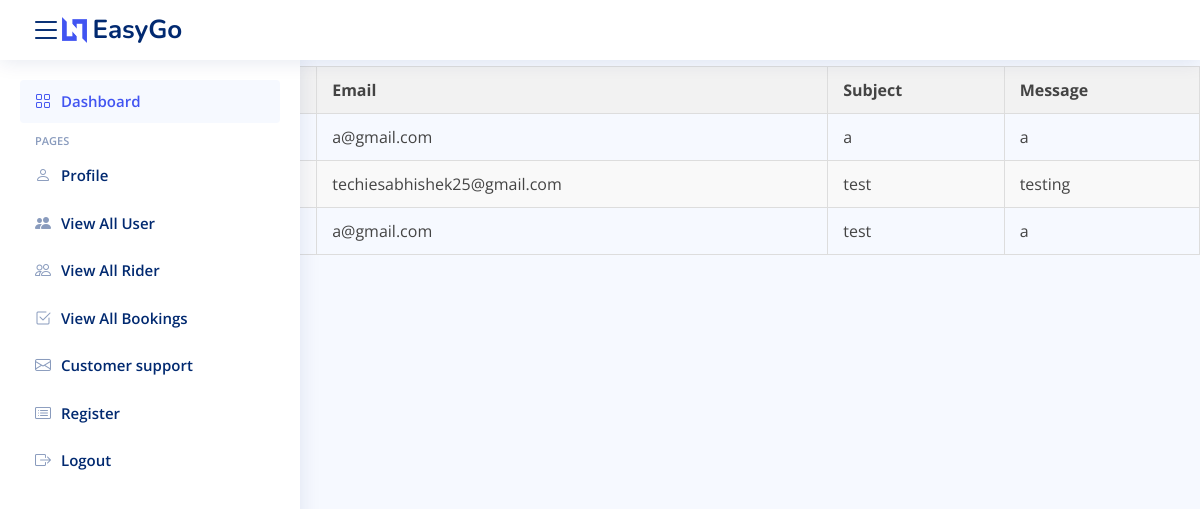
/Taxisystem/admin/Contactdetails.php, run on the app's committed database.
### tables this page shows
CREATE TABLE `customersupport` (
  `SupportID` int(11) NOT NULL,
  `Username` varchar(50) NOT NULL,
  `Email` varchar(100) NOT NULL,
  `Subject` varchar(50) NOT NULL,
  `Message` text DEFAULT NULL,
  `Timestamp` datetime DEFAULT current_timestamp()
);

### Taxisystem/admin/Contactdetails.php (the view, shortened to what this page needs)
<?php
include("../db/connection.php");
include("./adminheader.php");
include("./sidebar.php");
?>
<?php
$sql = "SELECT * FROM customersupport";
$result = mysqli_query($conn, $sql);
?>
<h2>Contact Details</h2>
<div style='overflow-x:auto;'>
    <table class='styled-table'>
        <thead>
            <tr>
                <th>ID</th>
                <th>Username</th>
                <th>Email</th>
                <th>Subject</th>
                <th>Message</th>
            </tr>
        </thead>
        <tbody>
            <?php
            while ($row = mysqli_fetch_assoc($result)) {
                echo "<tr>
                        <td>" . $row["SupportID"] . "</td>
                        <td>" . $row["Username"] . "</td>
                        <td>" . $row["Email"] . "</td>
                        <td>" . $row["Subject"] . "</td>
                        <td>" . $row["Message"] . "</td>
                      </tr>";
            }
            ?>
        </tbody>
    </table>
</div>

### Taxisystem/admin/assets/css/style.css (style rules this page uses)
h1, h2, h3, h4, h5, h6 { font-family: "Nunito", sans-serif; }

### Taxisystem/admin/Contactdetails.php (style rules this page uses)
.styled-table { border-collapse: collapse; width: 100%; margin: 20px 0; font-size: 16px; text-align: left; }
.styled-table th, .styled-table td { padding: 12px 15px; border: 1px solid #ddd; }
.styled-table th { background-color: #f2f2f2; }
.styled-table tbody tr:nth-child(even) { background-color: #f9f9f9; }

### data on the page
customersupport: Email "a@gmail.com", Subject "a", Message "a"
customersupport: Email "techiesabhishek25@gmail.com", Subject "test", Message "testing"
customersupport: Email "a@gmail.com", Subject "test", Message "a"
